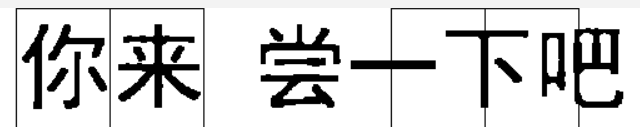
#> input picture challenge/staggered.png, 640 x 127 px
$ python -i subsAccuracy.py   (imports and definitions only)
#> lines starting #> are read from the running program, lines starting #| are printed output that depends on the picture; after the words box and inside, x2 and y2 are one past the last pixel; in counts of white or black regions, pixels touching at a corner belong together
#> further down, picture is the input picture: shape (127, 640, 3); min 0, max 255, mean 212.6
# Program To Read video: https://github.com/shawnsky/extract-subtitles
# and Extract Frames
# Import required packages
import cv2
import pytesseract
pytesseract.pytesseract.tesseract_cmd = 'C:\\Program Files\\Tesseract\\tesseract.exe'
import imutils
from imutils import contours
from  PIL import  Image
import numpy as np
import re
from collections import Counter

results = []
output = f'size\tprocessing\taccuracy\n'
# [77 lines left out: function extractFrames, not called in this run]

def remove_noise(img,threshold):
    """
    remove salt-and-pepper noise in a binary image
    """
    filtered_img = np.zeros_like(img)
    labels,stats= cv2.connectedComponentsWithStats(img.astype(np.uint8),connectivity=8)[1:3]

    label_areas = stats[1:, cv2.CC_STAT_AREA]
    for i,label_area in enumerate(label_areas):
        if label_area > threshold:
            filtered_img[labels==i+1] = 1
    return filtered_img
def preprocess(img):
    """
    convert the grayscale captcha image to a clean binary image
    """
    # img = cv2.imread(img_path)
    img = cv2.cvtColor(img,cv2.COLOR_BGR2GRAY)
    blur = cv2.GaussianBlur(img, (3,3), 0)
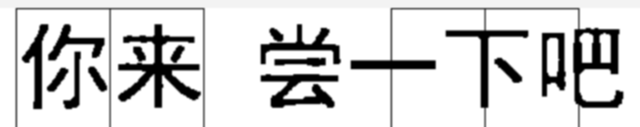
#> blur: shape (127, 640); min 0, max 255, mean 212.6

    thresh = cv2.threshold(blur, 150, 255, cv2.THRESH_BINARY_INV)[1]
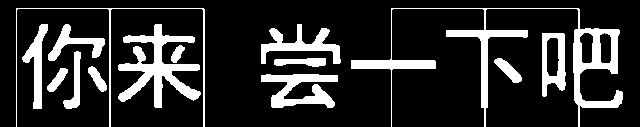
#> thresh: shape (127, 640); 17.3% white; 14 white regions, largest, box (x1, y1, x2, y2) and area: (351, 8, 623, 127) 4177, (118, 24, 201, 108) 2526, (261, 74, 338, 108) 1382

    filtered_img = 255-remove_noise(thresh,20)*255
#> in remove_noise, `labels,stats= cv2.connectedComponentsWithStats(img.astype(np.uint8),co..`:
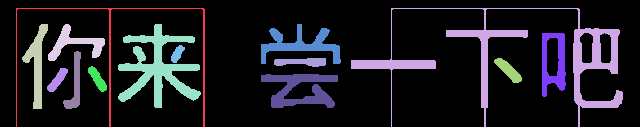
#> labels: shape (127, 640) int32; 15 distinct labels, from 0 to 14; one colour per label, 0 black
#> in remove_noise, `labels,stats= cv2.connectedComponentsWithStats(img.astype(np.uint8),co..`: stats = 15 rows, first 6: [0, 0, 640, 127, 67184], [16, 8, 189, 119, 782], [351, 8, 272, 119, 4177], [22, 24, 26, 85, 833], [48, 24, 57, 37, 692], [118, 24, 83, 84, 2526]
#> in remove_noise, `label_areas = stats[1:, cv2.CC_STAT_AREA]`: label_areas = [782, 4177, 833, 692, 2526, 1136, 884, 143, 434, 341, 307, 232, 227, 1382]
#> the loop in remove_noise, `for i,label_area in enumerate(label_areas):` made 14 passes
#> label_area on passes 1 to 12: 782, 4177, 833, 692, 2526, 1136, 884, 143, 434, 341, 307, 232

    kernel = cv2.getStructuringElement(cv2.MORPH_RECT, (3,3))
    img = cv2.erode(filtered_img,kernel,iterations = 1)
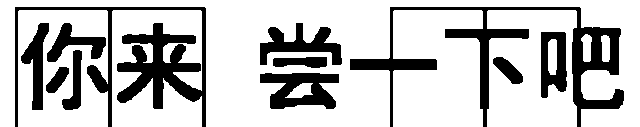
#> img: shape (127, 640); 75.5% white; 11 black regions, largest, box (x1, y1, x2, y2) and area: (350, 7, 624, 127) 5962, (15, 7, 206, 127) 5670, (260, 73, 339, 109) 1788
    # [7 lines of commented-out code are left out]
    return img

def extract_letters(img):
    text = pytesseract.image_to_string(img,lang='chi_sim')#,config='--psm 10 --oem 3 -c tessedit_char_whitelist=0123456789')
    return text

# [142 lines left out: functions processMask, processBi, areaFilter, processBlack, extractTextAcc, not called in this run]

# get total number of frames
fname = 'fox_spirit_ep35'
path = f'./data/{fname}.mp4'
# fname = 'fox_spirit_frame7.jpg'
# extractFrames(path)
# Function to extract frames
# processing = ['none','whiteMask','biThresh','kernel','whiteMask+kernel','blur']
processing = ['whiteMask','whiteMask+kernel','blur']
resize = ['1600w']
# resize = ['none','1600w']

# [2 lines not run here, left out]
data = []
# [6 lines not run here, left out]

>>> import cv2
>>> picture = cv2.imread('challenge/staggered.png')
>>> result = preprocess(picture)
